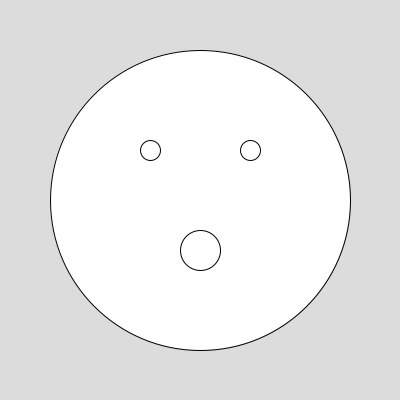
Frame 1 (no input)
Frame 60 (the mouse pressed at the canvas centre just before this capture): identical to frame 1, image omitted
Frame 120 (the mouse held since frame 60 and released just before this capture): identical to frame 1, image omitted

The Processing sketch that drew this single still picture (run headless with seeded random() and noise(); from frame 60 on, the mouse is pressed at the canvas centre):

// Processing sketch: sketch_260302f
// ── sketch_260302f.pde
void setup() {
  size(400, 400);
}

void draw() {
  background(220);
  //face
  ellipse(200,200,300,300);
  
  //eyes
  ellipse(150,150,20,20);
  ellipse(250,150,20,20);
  
  
  //mouth
  ellipse(200,250,40,40);
}
